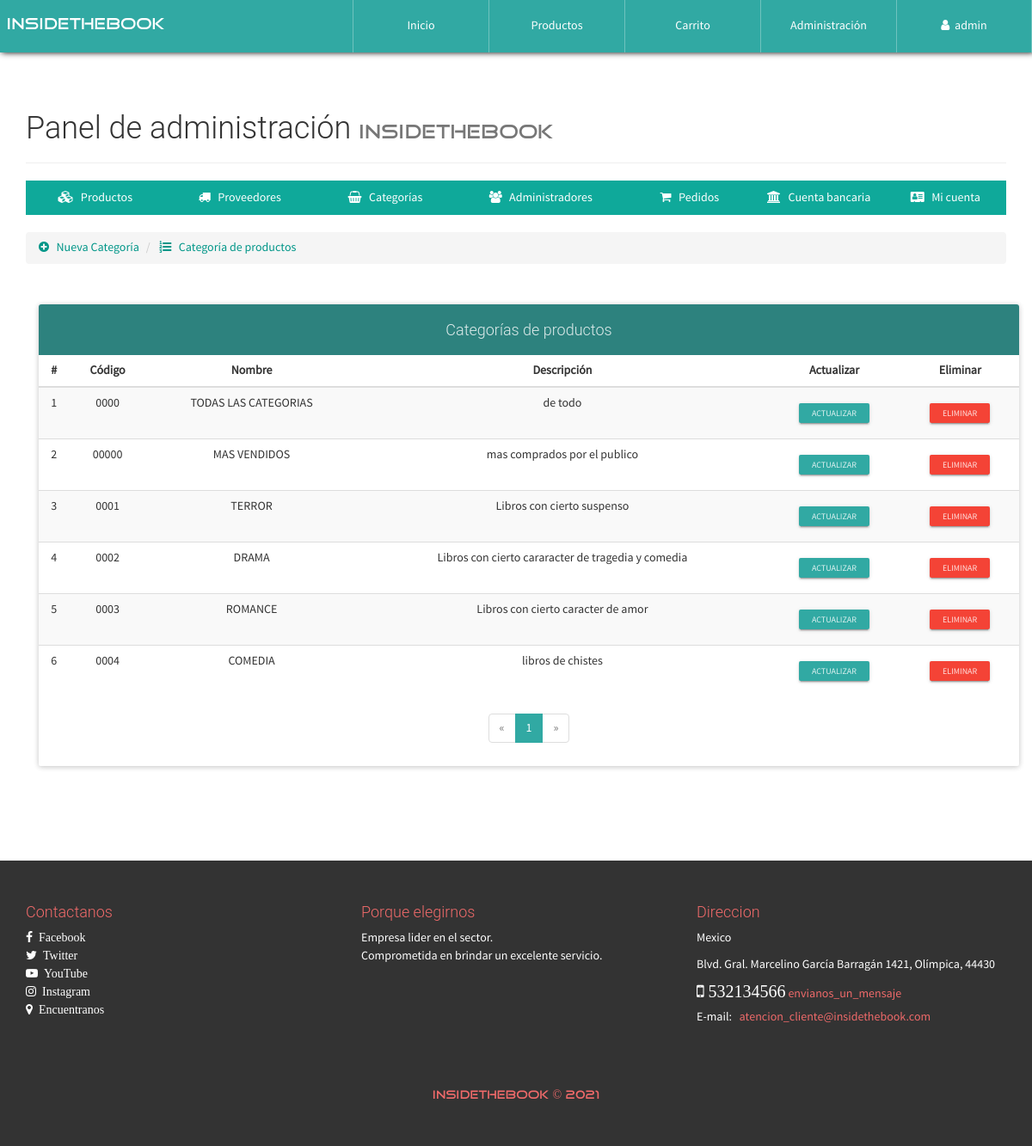
/configAdmin.php?view=categorylist (signed in), run on the app's committed database.
### tables this page shows
CREATE TABLE `categoria` (
  `CodigoCat` varchar(30) NOT NULL,
  `Nombre` varchar(30) NOT NULL,
  `Descripcion` text NOT NULL
);

### admin/categorylist-view.php (the view, shortened to what this page needs)
<ul class="breadcrumb" style="margin-bottom: 5px;">
    <li>
        <a href="configAdmin.php?view=category">
            <i class="fa fa-plus-circle" aria-hidden="true"></i> &nbsp; Nueva Categoría
        </a>
    </li>
    <li>
        <a href="configAdmin.php?view=categorylist"><i class="fa fa-list-ol" aria-hidden="true"></i> &nbsp; Categoría de productos</a>
    </li>
</ul>
<div class="container">
	<div class="row">
        <div class="col-xs-12">
            <br><br>
            <div class="panel panel-info">
                <div class="panel-heading text-center"><h4>Categorías de productos</h4></div>
                <div class="table-responsive">
                    <table class="table table-striped table-hover">
                        <thead class="">
                            <tr>
                            	<th class="text-center">#</th>
                                <th class="text-center">Código</th>
                                <th class="text-center">Nombre</th>
                                <th class="text-center">Descripción</th>
                                <th class="text-center">Actualizar</th>
                              	<th class="text-center">Eliminar</th>
                            </tr>
                        </thead>
                        <tbody>
                            <?php
                            	$mysqli = mysqli_connect(SERVER, USER, PASS, BD);
								mysqli_set_charset($mysqli, "utf8");
								$pagina = isset($_GET['pag']) ? (int)$_GET['pag'] : 1;
								$regpagina = 30;
								$inicio = ($pagina > 1) ? (($pagina * $regpagina) - $regpagina) : 0;
								$categorias=mysqli_query($mysqli,"SELECT SQL_CALC_FOUND_ROWS * FROM categoria LIMIT $inicio, $regpagina");
								$totalregistros = mysqli_query($mysqli,"SELECT FOUND_ROWS()");
								$totalregistros = mysqli_fetch_array($totalregistros, MYSQLI_ASSOC);
								$numeropaginas = ceil($totalregistros["FOUND_ROWS()"]/$regpagina);
								$cr=$inicio+1;
                              while($cate=mysqli_fetch_array($categorias, MYSQLI_ASSOC)){
                            ?>
                            <tr>
	                            <td class="text-center"><?php echo $cr; ?></td>
	                        	<td class="text-center"><?php echo $cate['CodigoCat']; ?></td>
	                        	<td class="text-center"><?php echo $cate['Nombre']; ?></td>
	                        	<td class="text-center"><?php echo $cate['Descripcion']; ?></td>
	                        	<td class="text-center">
	                        		<a href="configAdmin.php?view=categoryinfo&code=<?php echo $cate['CodigoCat']; ?>" class="btn btn-raised btn-xs btn-success">Actualizar</a>
	                        	</td>
	                        	<td class="text-center">
	                        		<form action="process/delcategori.php" method="POST" class="FormCatElec" data-form="delete">
	                        			<button type="submit" class="btn btn-raised btn-xs btn-danger">Eliminar</button>
	                        		</form>
	                        	</td>
                            </tr>
                            <?php
                            	$cr++;
                              }
                            ?>
                        </tbody>
                    </table>
                </div>
                <?php if($numeropaginas>=1): ?>
                <div class="text-center">
                  <ul class="pagination">
                    <?php if($pagina == 1): ?>
                        <li class="disabled">
                            <a>
                                <span aria-hidden="true">&laquo;</span>
                            </a>
                        </li>
                    <?php endif; ?>
                    <?php
                        for($i=1; $i <= $numeropaginas; $i++ ){
                            if($pagina == $i){
                                echo '<li class="active"><a href="configAdmin.php?view=categorylist&pag='.$i.'">'.$i.'</a></li>';
                            }else{
                                echo '<li><a href="configAdmin.php?view=categorylist&pag='.$i.'">'.$i.'</a></li>';
                            }
                        }
                    ?>
                    <?php if($pagina == $numeropaginas): ?>
                        <li class="disabled">
                            <a>
                                <span aria-hidden="true">&raquo;</span>
                            </a>
                        </li>
                    <?php endif; ?>
                  </ul>
                </div>
                <?php endif; ?>
            </div>
        </div>
	</div>
</div>

### css/style.css (style rules this page uses)
body { font-family: "FontFamilySPro"; line-height: 1.5; font-size: 1.4em; width: 100%; height: 100%; margin: 0px; padding: 0px; background-position: center center; background-repeat: no-repeat; background-attachment: fixed; background-size: cover; background-color: #fff; }
#container-page-configAdmin { background-image: url(../assets/img/font-registration.JPG); }

### data on the page
categoria: CodigoCat "0000", Nombre "TODAS LAS CATEGORIAS", Descripcion "de todo"
categoria: CodigoCat "00000", Nombre "MAS VENDIDOS", Descripcion "mas comprados por el publico"
categoria: CodigoCat "0001", Nombre "TERROR", Descripcion "Libros con cierto suspenso"
categoria: CodigoCat "0002", Nombre "DRAMA", Descripcion "Libros con cierto cararacter de tragedia y comedia"
categoria: CodigoCat "0003", Nombre "ROMANCE", Descripcion "Libros con cierto caracter de amor"
categoria: CodigoCat "0004", Nombre "COMEDIA", Descripcion "libros de chistes"

### other printed values
$_SESSION['nombreAdmin'] "admin"
